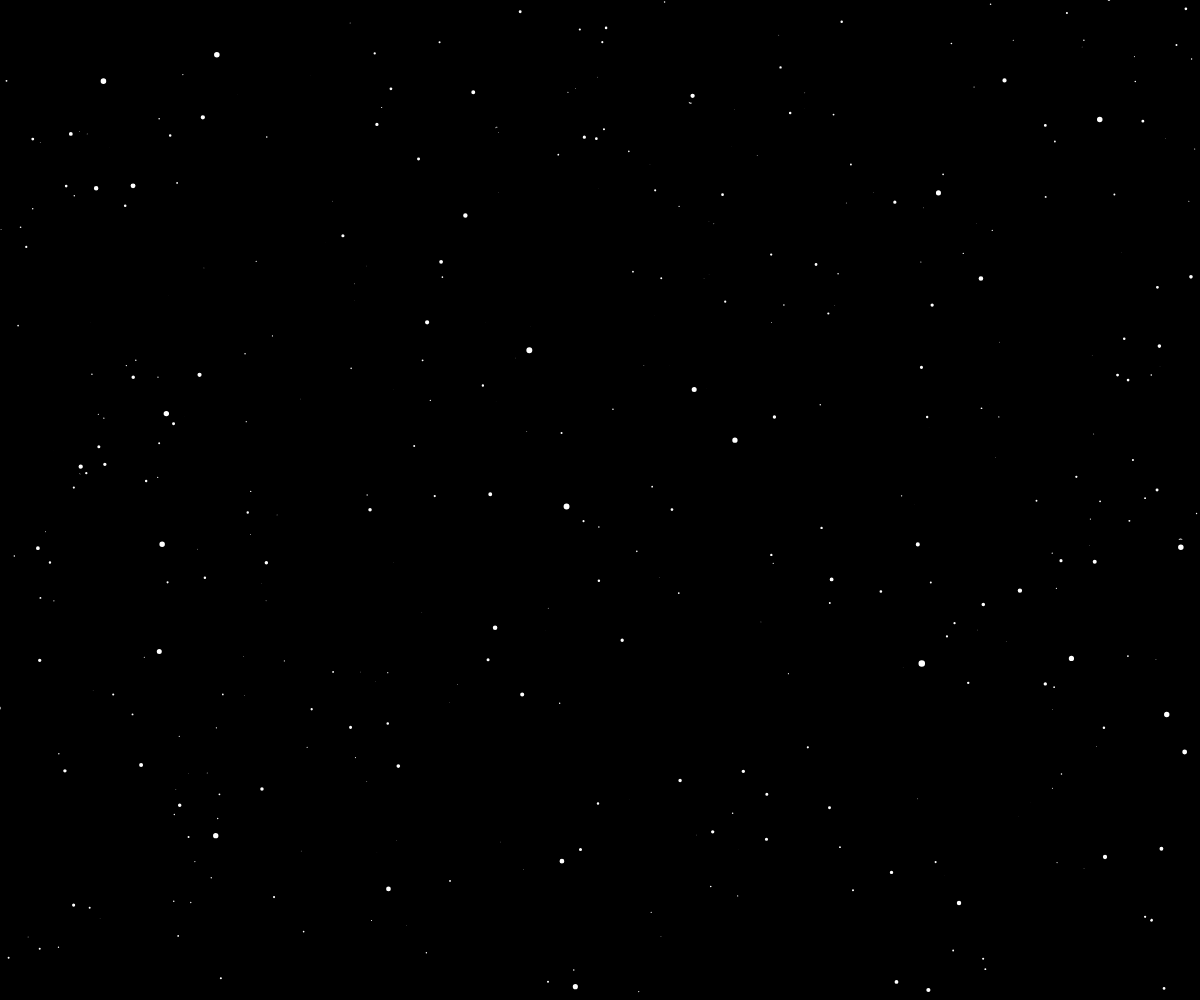
Frame 1 (no input)
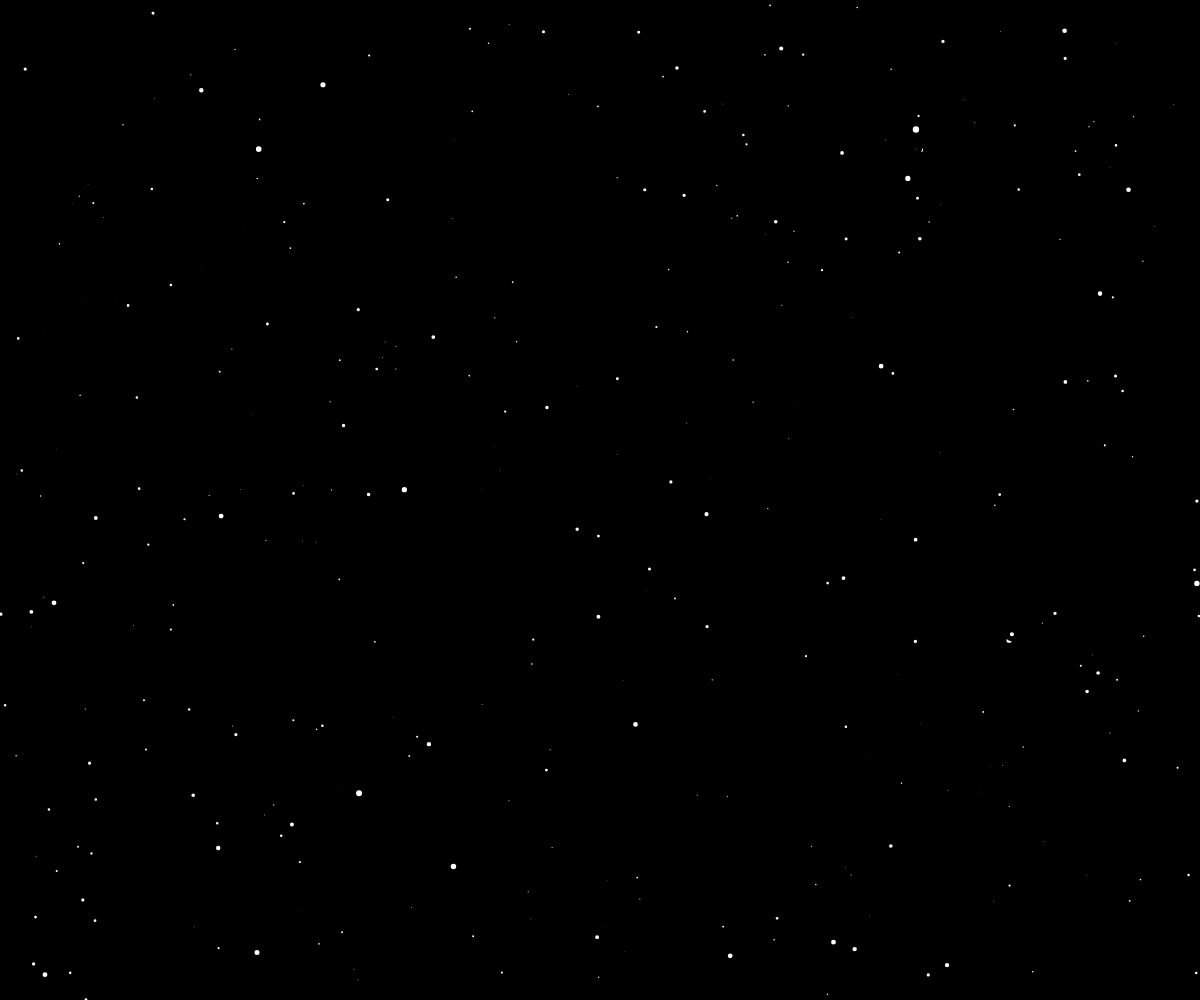
Frame 60 (no input)
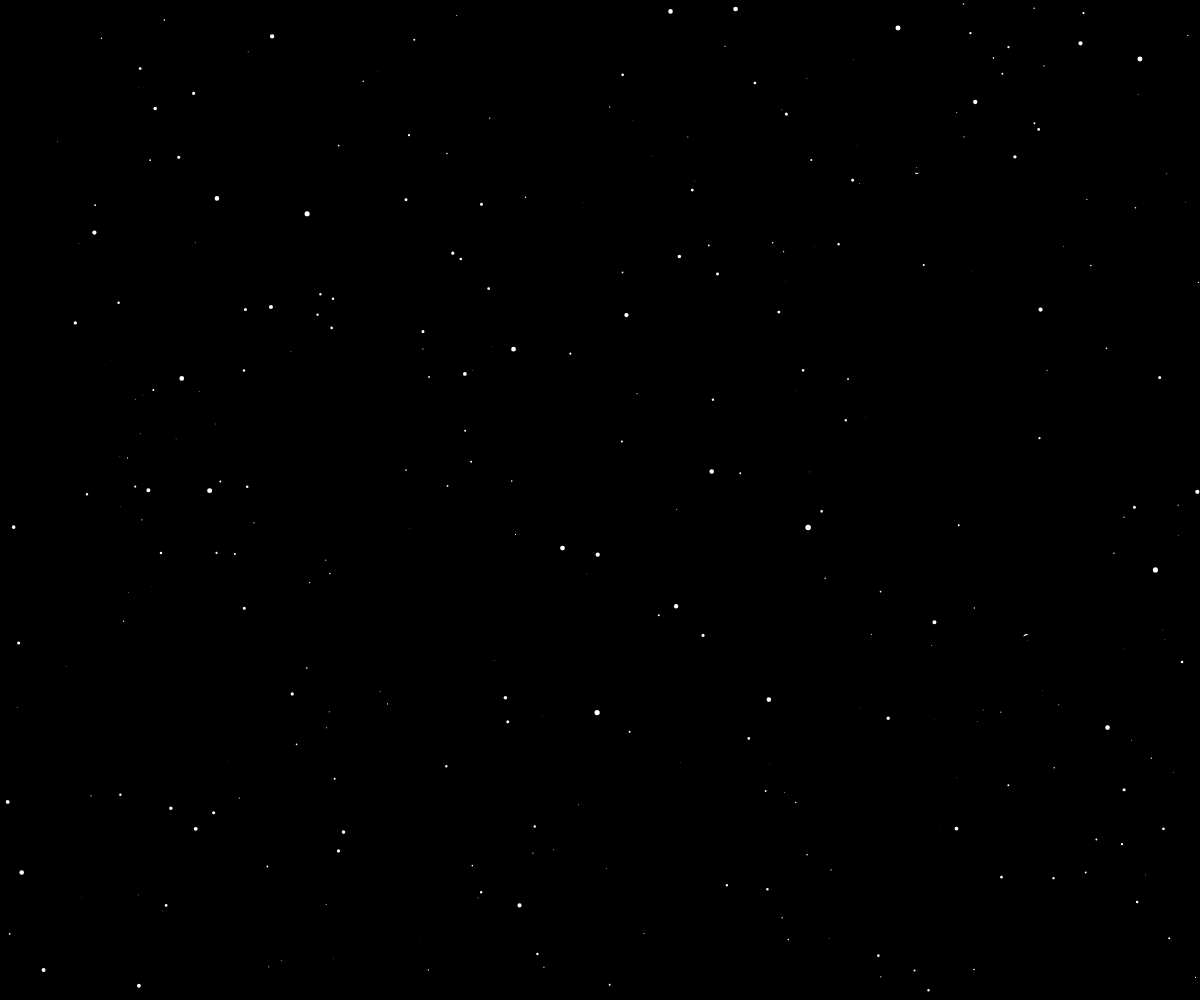
Frame 120 (the mouse pressed at the canvas centre since frame 60)

The p5.js sketch that drew these frames (run headless with seeded random() and noise() and a simulated clock; from frame 60 on, the mouse is pressed at the canvas centre):

// p5.js sketch
// ── sketch.js
function setup() 
{
    createCanvas(windowWidth, windowHeight);
    stars = []
    n = 1000
    for (var i=0; i<n; i++)
    {
        stars.push(new Star())
    }
}

function draw() 
{
    background(0)
    translate(width/2, height/2)
    for (var i=0; i<n; i++)
    {
        stars[i].display()
        stars[i].update()
    }
    // textFont('Consolas')
    // textSize(15)
    // fill(255)
    // text(`${stars[0].z}`, 0, 0)

}


// ── star.js
class Star
{
	constructor(x = random(-width/2, width/2), y = random(-height/2, height/2))
	{
		this.x = x
		this.y = y
		this.z = random(0,width)
	}

	update()
	{
		this.z = this.z-4
		// negative z is the problem
		// but we keep z > 1 so that we don't divide by zero
		if (this.z < 1) 
		{
			this.z = width
			this.x = random(-width/2, width/2)
			this.y = random(-height/2, height/2)
		}

	}

	display()
	{
		var sx = map(this.x/this.z, 0, 1, 0, width)
		var sy = map(this.y/this.z, 0, 1, 0, height)
		
		strokeWeight(5)
		fill(255)
		var radius = map(this.z, 0, width, 12, 5)
		
		circle(sx, sy, radius)
	}
}
